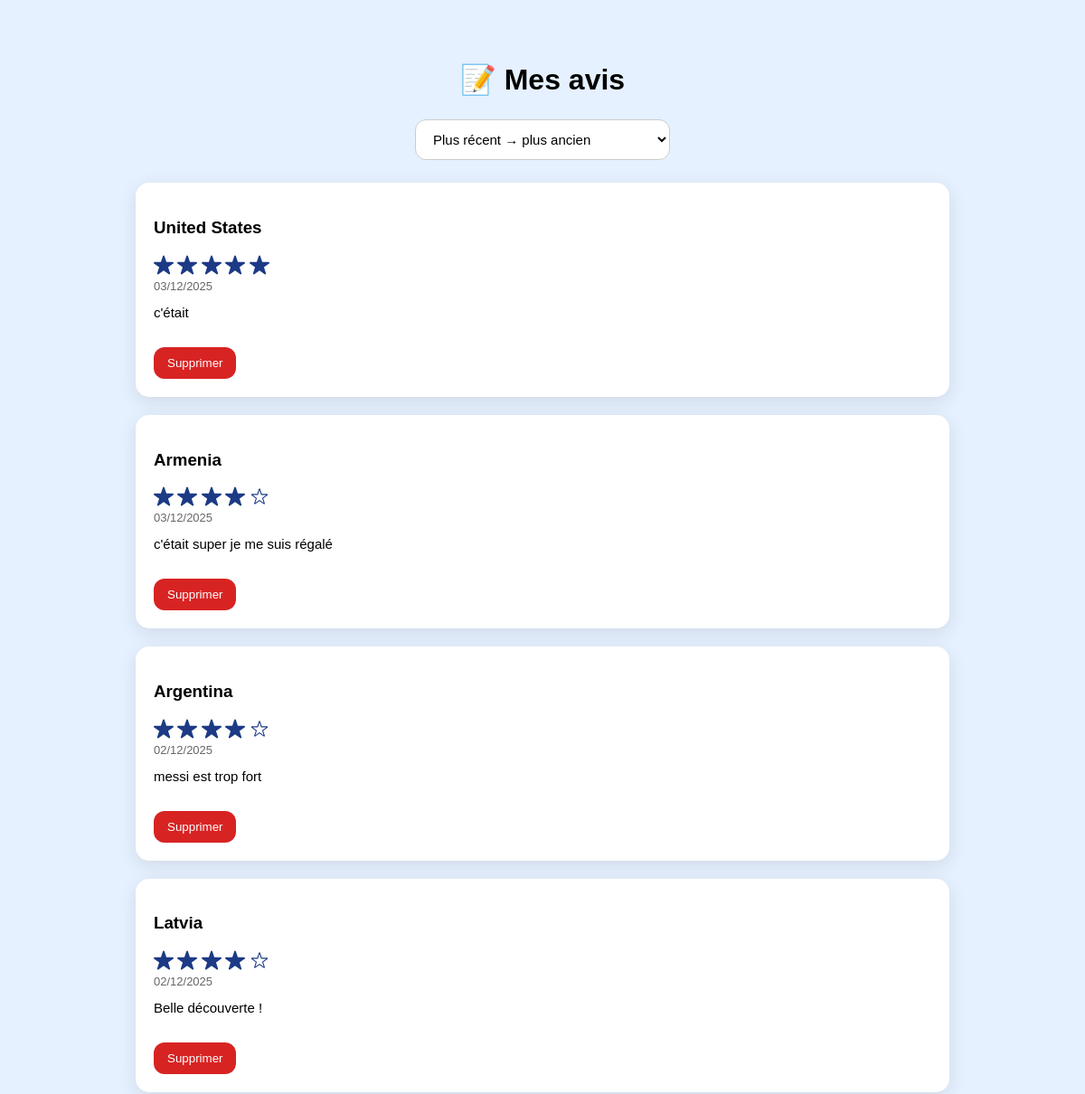
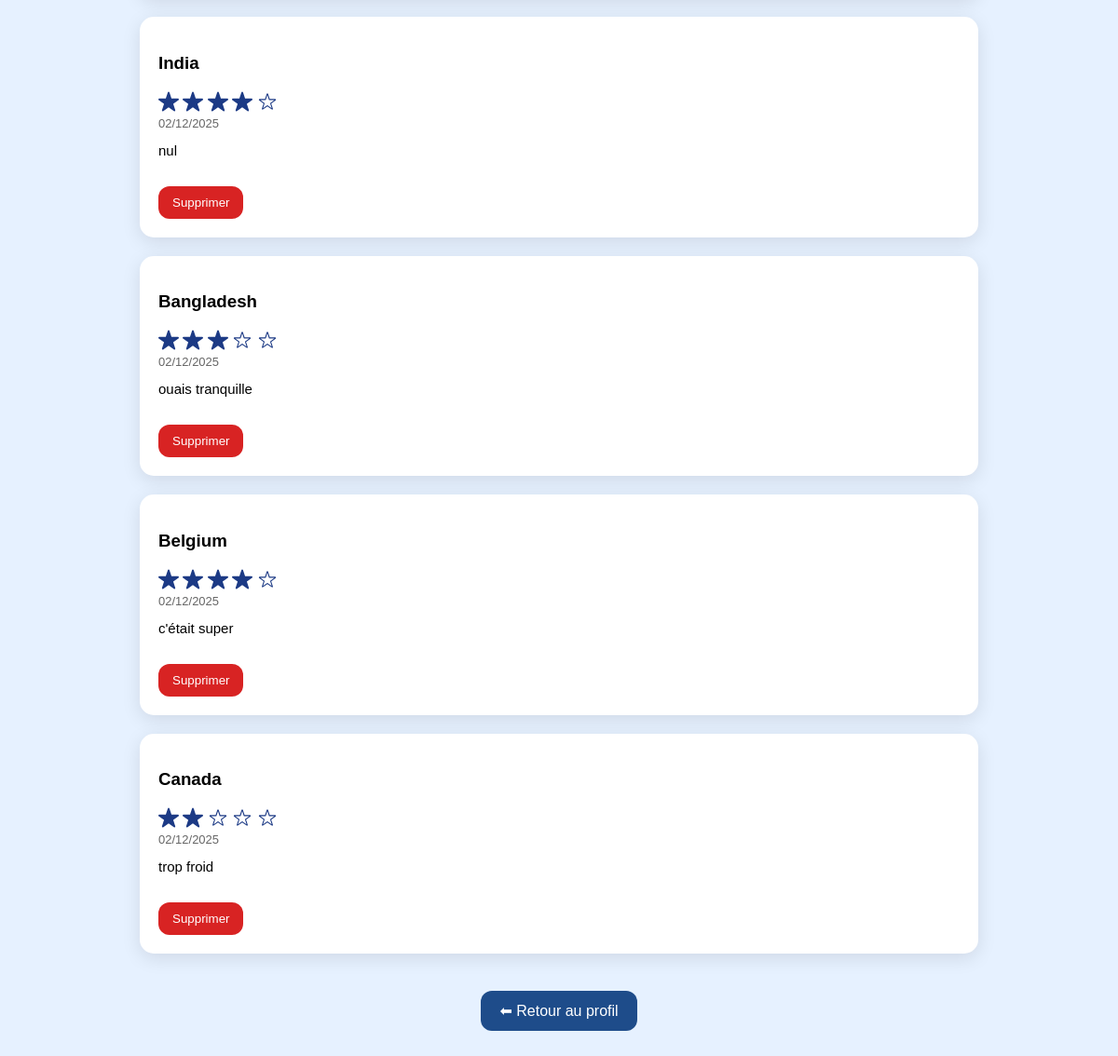
The page /avis_utilisateur.php (signed in) on the database as committed earlier (2 pictures, top to bottom).
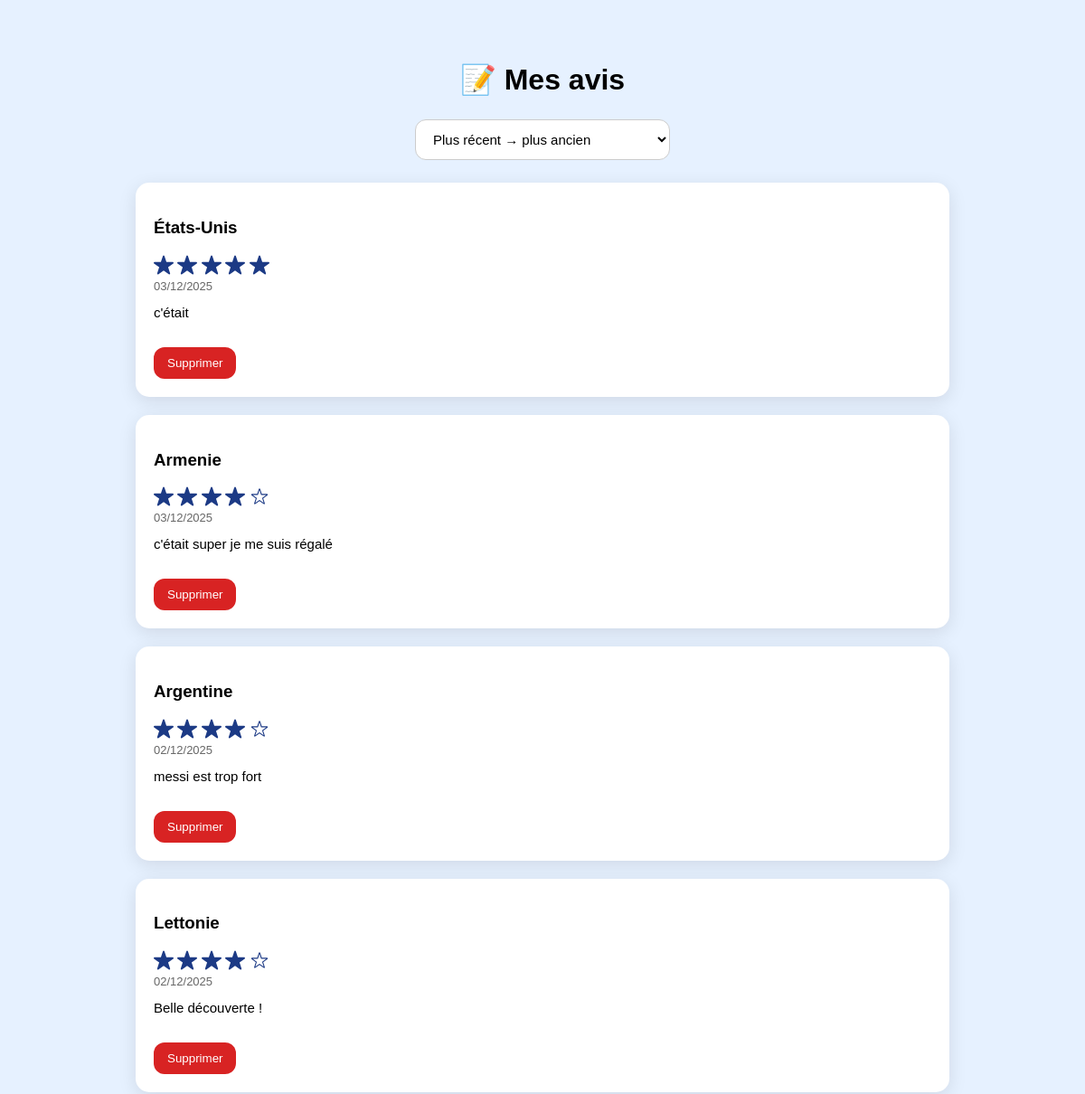
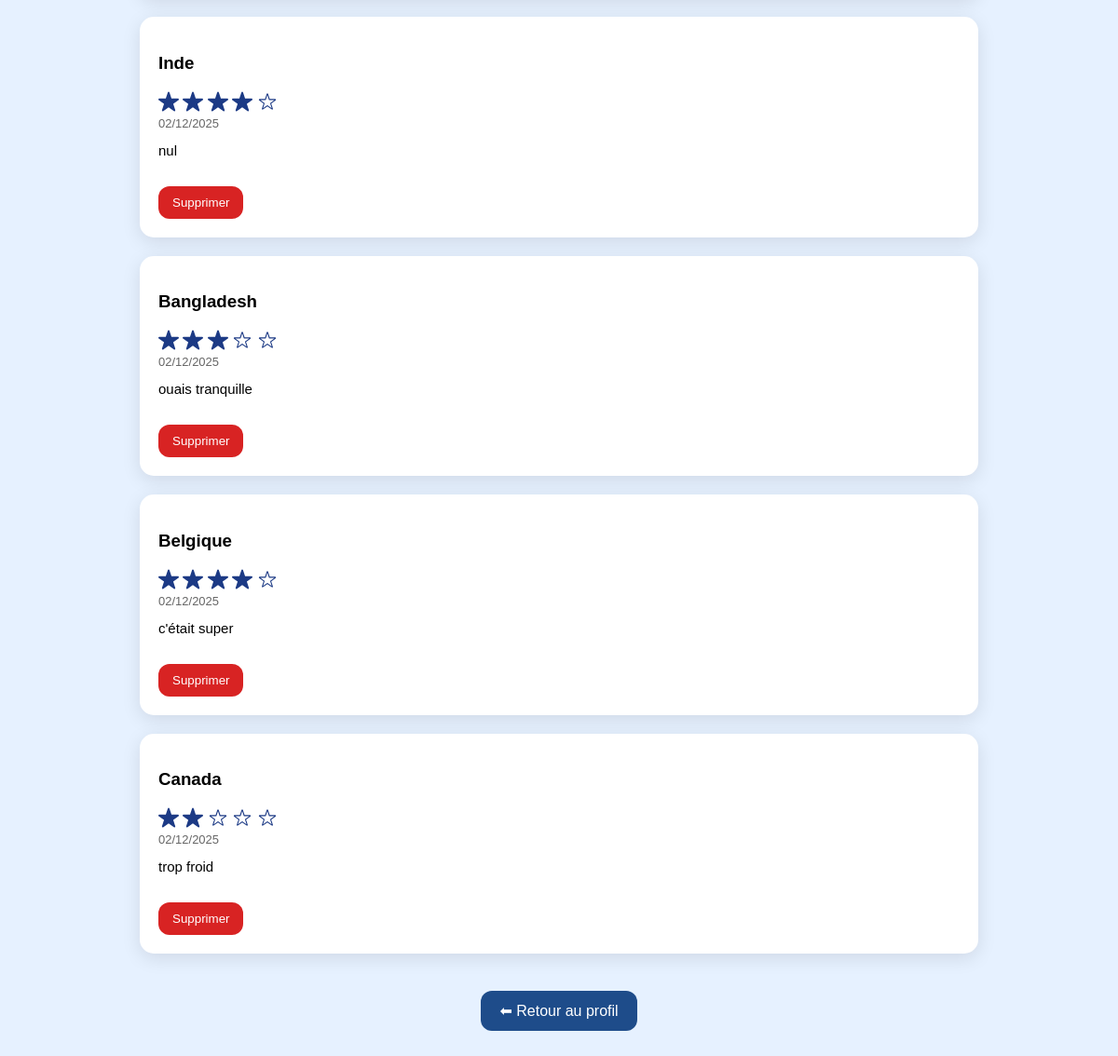
The same page on the database as committed later (2 pictures, top to bottom).
### tables this page shows
CREATE TABLE `avis` (
  `id_avis` int NOT NULL,
  `id_utilisateur` int NOT NULL,
  `code_pays` varchar(3) NOT NULL,
  `commentaire` text NOT NULL,
  `note` int DEFAULT NULL,
  `date_avis` datetime DEFAULT CURRENT_TIMESTAMP
);

CREATE TABLE `pays` (
  `id_pays` int NOT NULL,
  `nom_pays` varchar(100) DEFAULT NULL,
  `continent` varchar(50) DEFAULT NULL,
  `code_iso` varchar(10) DEFAULT NULL,
  `description` text,
  `rang_bonheur` int DEFAULT NULL
);

### avis_utilisateur.php (the view, shortened to what this page needs)
<?php
try {
    $pdo = new PDO("mysql:host=localhost;dbname=happytrip;charset=utf8","root","root",[
        PDO::ATTR_ERRMODE=>PDO::ERRMODE_EXCEPTION
    ]);
} catch (PDOException $e) { die($e->getMessage()); }
$id = $_SESSION['id_utilisateur'];
$order = $_GET['tri'] ?? "date_desc";
switch($order){
    default:          $sqlOrder = "ORDER BY a.date_avis DESC"; break;
}
$avis = $pdo->query("
    SELECT a.*, p.nom_pays
    FROM avis a
    JOIN pays p ON p.code_iso = a.code_pays
    WHERE a.id_utilisateur = $id
    $sqlOrder
")->fetchAll();
?>
<!DOCTYPE html>
<html lang="fr">
<head>
<link rel="stylesheet" href="style_avis.css">
</head>
<body>
<div class="container">
    <h1>📝 Mes avis</h1>
    <div class="tri-bar">
        <form method="GET">
            <select name="tri" onchange="this.form.submit()">
                <option value="date_desc" <?= $order=="date_desc"?"selected":"" ?>>Plus récent → plus ancien</option>
            </select>
        </form>
    </div>
    <div class="avis-list">
        <?php if(!$avis): ?>
            <p>Aucun avis pour le moment.</p>
        <?php else: ?>
            <?php foreach($avis as $a): ?>
                <div class="avis-card">
                    <h3><?= htmlspecialchars($a['nom_pays']) ?></h3>
                    <div class="stars">
                        <?php for($i=1;$i<=5;$i++): ?>
                            <img src="images/<?= $i <= $a['note'] ? 'etoile_remplie.svg' : 'etoile_vide.svg' ?>" class="star-small">
                        <?php endfor; ?>
                    </div>
                    <p class="date"><?= date("d/m/Y", strtotime($a['date_avis'])) ?></p>
                    <?php if(!empty($a['commentaire'])): ?>
                    <p class="comment"><?= nl2br(htmlspecialchars($a['commentaire'])) ?></p>
                    <?php endif; ?>
                    <button class="btn-delete" data-pays="<?= $a['code_pays'] ?>">Supprimer</button>
                </div>
            <?php endforeach; ?>
        <?php endif; ?>
    </div>
    <a class="btn-retour" href="profil.php">⬅ Retour au profil</a>
</div>
</body>
</html>

### style_avis.css (style rules this page uses)
body { font-family: Poppins, sans-serif; background: #E6F1FF; padding: 40px; }
.container { max-width: 900px; margin: auto; }
h1 { text-align: center; margin-bottom: 25px; }
.tri-bar { display: flex; justify-content: center; margin-bottom: 25px; }
select { padding: 12px 15px; border-radius: 12px; border: 1px solid #ccc; font-size: 15px; background: white; cursor: pointer; }
.avis-list { display: grid; gap: 20px; }
.avis-card { background: white; padding: 20px; border-radius: 15px; box-shadow: 0 5px 20px rgba(0,0,0,0.10); }
.stars img.star-small { width: 22px; vertical-align: middle; }
.date { font-size: 13px; opacity: 0.6; margin-top: 5px; }
.comment { margin-top: 10px; font-size: 15px; }
.btn-delete { margin-top: 15px; background: #d82323; color: white; padding: 10px 15px; border-radius: 12px; border: none; cursor: pointer; }
.btn-retour { display: block; margin: 40px auto 0; width: fit-content; padding: 12px 20px; background: #1E4C8A; color: white; border-radius: 12px; text-decoration: none; }

Rows that differ between the two databases and show on the page:
changed through a linked row, avis "c'était": pays.nom_pays "United States" → "États-Unis"
changed through a linked row, avis "c'était super je me suis régalé": pays.nom_pays "Armenia" → "Armenie"
changed through a linked row, avis "messi est trop fort": pays.nom_pays "Argentina" → "Argentine"
changed through a linked row, avis "Belle découverte !": pays.nom_pays "Latvia" → "Lettonie"
changed through a linked row, avis "nul": pays.nom_pays "India" → "Inde"
changed through a linked row, avis "c'était super": pays.nom_pays "Belgium" → "Belgique"
